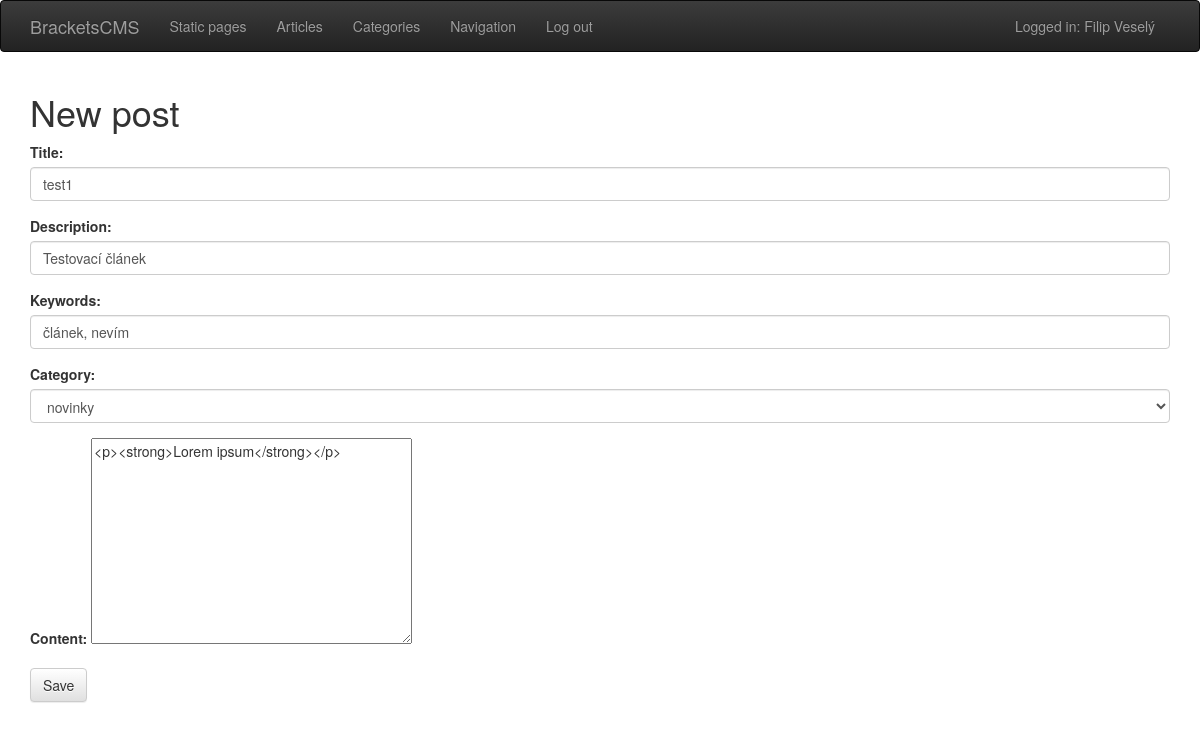
/cms-admin/post/edit/test1/ (signed in), run on the app's committed database.
### cms/models.py (models this page shows, shortened)
class Article(models.Model):
    title = models.CharField(max_length=250)
    description = models.CharField(max_length=250)
    content = models.TextField()
    publish_date = models.DateTimeField(blank=True, null=True)
    author = models.ForeignKey(User, on_delete=models.CASCADE)
    category = models.ForeignKey(Category, on_delete=models.CASCADE)
    keywords = models.CharField(max_length=250)
    url = models.CharField(max_length=500, unique=True)
    thumbnail_path = models.CharField(max_length=500)

### cms_admin/views.py (the view)
# urls.py: url(r'^post/edit/(?P<url>[\w-]+)/$', views.post_edit, name='post_edit'),
@login_required
def post_edit(request, url):
    post = get_object_or_404(Article, url=url)
    if request.method == "POST":
        form = ArticleForm(request.POST, instance=post)
        if form.is_valid():
            post = form.save(commit=False)
            post.author = request.user
            post.published_date = timezone.now()
            post.url = generate_url(post.title)
            post.save()
            return redirect('post', url=post.url)
    else:
        form = ArticleForm(instance=post)
    return render(request, 'admin/post-edit.html', {'form': form})

### cms_admin/forms.py
class ArticleForm(forms.ModelForm):
    class Meta:
        model = Article
        fields = ('title', 'description', 'keywords', 'category', 'content')

### cms/context_preprocessors.py (called while the page is built)
def config_meta(request):
    result_dictionary = {}
    with open(os.path.join(BASE_DIR, 'cms/config/config.json')) as json_data:
        data = json.load(json_data)
        result_dictionary['site_title'] = data["site_config"]["title"]
        result_dictionary['site_description'] = data["site_config"]["description"]
        result_dictionary['site_keywords'] = data["site_config"]["keywords"]
    return result_dictionary

def navigation(request):
    return {"navigation_items": MenuItem.get_all_top_level()}

### cms/models.py (called while the page is built)
    def __str__(self):
        return self.url

    @staticmethod
    def get_all_top_level():
        return MenuItem.objects.all().filter(parent=0)

### cms/templatetags/filters.py (called while the page is built)
@register.filter(name='addclass')
def add_class(value, arg):
    return value.as_widget(attrs={'class': arg})

### cms_admin/context_preprocessors.py (called while the page is built)
def full_user_name(request):
    result_dictionary = {}
    if request.user.is_authenticated():
        result_dictionary["user_full_name"] = request.user.first_name + " " + request.user.last_name
        result_dictionary["logged_in"] = True
    else:
        result_dictionary["logged_in"] = False
    return result_dictionary

### templates/admin/post-edit.html (shortened to what this page needs)
{% extends 'admin/admin-base.html' %}
{% load filters %}
{% block content %}
    <h1>New post</h1>
    <form method="POST" class="post-form">{% csrf_token %}
        <div class="form-group">
            <label for="title">Title: </label>
            {{ form.title|addclass:'form-control' }}
        </div>
        <div class="form-group">
            <label for="contents">Description: </label>
            {{ form.description|addclass:'form-control' }}
        </div>
        <div class="form-group">
            <label for="contents">Keywords: </label>
            {{ form.keywords|addclass:'form-control' }}
        </div>
        <div class="form-group">
            <label for="contents">Category: </label>
            {{ form.category|addclass:'form-control' }}
        </div>
        <div class="form-group">
            <label for="contents">Content: </label>
            {{ form.content}}
        </div>
        <input type="submit" name="submit" value="Save" class="btn btn-default"/>
    </form>
{% endblock %}

### data on the page
Article: title "test1", description "Testovací článek", keywords "článek, nevím", category "novinky", content "<p><strong>Lorem ipsum</strong></p>"

### other printed values
{{ user_full_name }} "Filip Veselý"
